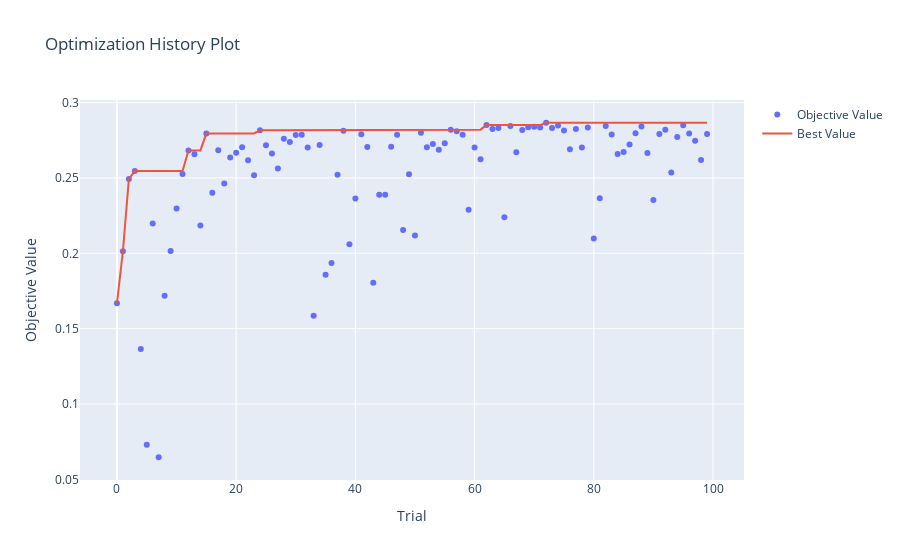
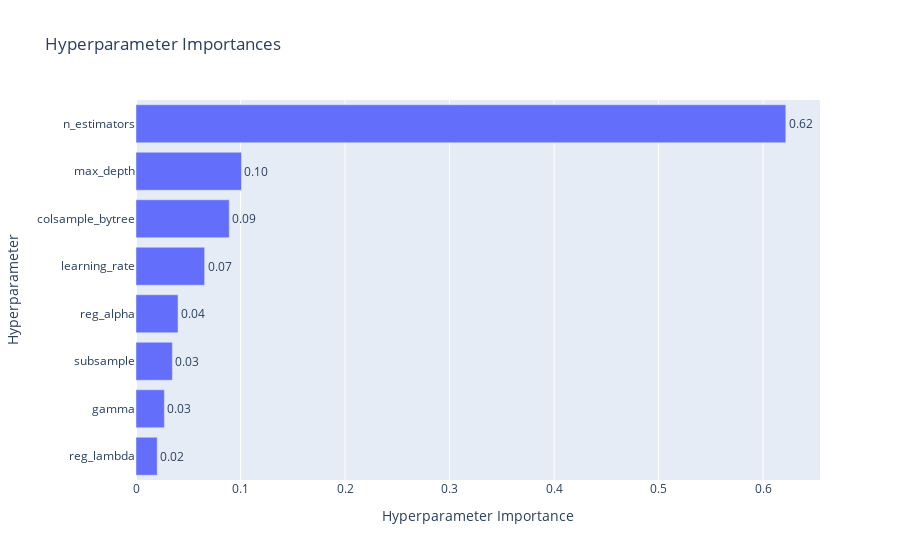

Notebook cell for these charts, in order:
### Code cell
print(f"Лучшие параметры для XGBoost:")
print(study_xgb.best_params)
print(f"Лучший R2: {study_xgb.best_value:.4f}")

fig = optuna.visualization.plot_optimization_history(study_xgb)
fig.show()

fig = optuna.visualization.plot_param_importances(study_xgb)
fig.show()

### Figure 1 — Plotly figure (JSON) as saved in the notebook; plotly's stock layout.template omitted (floating-point values rounded to 4 significant figures)
{"data": [{"mode": "markers", "name": "Objective Value", "type": "scatter", "x": [0, 1, 2, 3, 4, 5, 6, 7, 8, 9, 10, 11, 12, 13, 14, 15, 16, 17, 18, 19, 20, 21, 22, 23, 24, 25, 26, 27, 28, 29, 30, 31, 32, 33, 34, 35, 36, 37, 38, 39, 40, 41, 42, 43, 44, 45, 46, 47, 48, 49, 50, 51, 52, 53, 54, 55, 56, 57, 58, 59, 60, 61, 62, 63, 64, 65, 66, 67, 68, 69, 70, 71, 72, 73, 74, 75, 76, 77, 78, 79, 80, 81, 82, 83, 84, 85, 86, 87, 88, 89, 90, 91, 92, 93, 94, 95, 96, 97, 98, 99], "y": [0.1669, 0.2014, 0.2493, 0.2546, 0.1366, 0.07305, 0.2198, 0.06471, 0.1719, 0.2015, 0.2297, 0.2526, 0.2683, 0.2657, 0.2185, 0.2795, 0.2401, 0.2684, 0.2462, 0.2636, 0.2666, 0.2703, 0.2617, 0.2519, 0.2816, 0.2717, 0.2661, 0.2562, 0.276, 0.2739, 0.2785, 0.2787, 0.2702, 0.1587, 0.2719, 0.1858, 0.1935, 0.2521, 0.2814, 0.2061, 0.2364, 0.279, 0.2706, 0.1805, 0.2388, 0.2388, 0.2707, 0.2786, 0.2155, 0.2524, 0.2119, 0.28, 0.2703, 0.2726, 0.2687, 0.273, 0.282, 0.2809, 0.2786, 0.2288, 0.2702, 0.2624, 0.2851, 0.2825, 0.2831, 0.2239, 0.2845, 0.2671, 0.2818, 0.2837, 0.284, 0.2834, 0.2866, 0.2832, 0.2848, 0.2815, 0.269, 0.2824, 0.2702, 0.2835, 0.2099, 0.2366, 0.2844, 0.2789, 0.2659, 0.2672, 0.2722, 0.2796, 0.2841, 0.2665, 0.2353, 0.2791, 0.2819, 0.2537, 0.2772, 0.2849, 0.2794, 0.2747, 0.2619, 0.2792]}, {"mode": "lines", "name": "Best Value", "type": "scatter", "x": [0, 1, 2, 3, 4, 5, 6, 7, 8, 9, 10, 11, 12, 13, 14, 15, 16, 17, 18, 19, 20, 21, 22, 23, 24, 25, 26, 27, 28, 29, 30, 31, 32, 33, 34, 35, 36, 37, 38, 39, 40, 41, 42, 43, 44, 45, 46, 47, 48, 49, 50, 51, 52, 53, 54, 55, 56, 57, 58, 59, 60, 61, 62, 63, 64, 65, 66, 67, 68, 69, 70, 71, 72, 73, 74, 75, 76, 77, 78, 79, 80, 81, 82, 83, 84, 85, 86, 87, 88, 89, 90, 91, 92, 93, 94, 95, 96, 97, 98, 99], "y": [0.1669, 0.2014, 0.2493, 0.2546, 0.2546, 0.2546, 0.2546, 0.2546, 0.2546, 0.2546, 0.2546, 0.2546, 0.2683, 0.2683, 0.2683, 0.2795, 0.2795, 0.2795, 0.2795, 0.2795, 0.2795, 0.2795, 0.2795, 0.2795, 0.2816, 0.2816, 0.2816, 0.2816, 0.2816, 0.2816, 0.2816, 0.2816, 0.2816, 0.2816, 0.2816, 0.2816, 0.2816, 0.2816, 0.2816, 0.2816, 0.2816, 0.2816, 0.2816, 0.2816, 0.2816, 0.2816, 0.2816, 0.2816, 0.2816, 0.2816, 0.2816, 0.2816, 0.2816, 0.2816, 0.2816, 0.2816, 0.282, 0.282, 0.282, 0.282, 0.282, 0.282, 0.2851, 0.2851, 0.2851, 0.2851, 0.2851, 0.2851, 0.2851, 0.2851, 0.2851, 0.2851, 0.2866, 0.2866, 0.2866, 0.2866, 0.2866, 0.2866, 0.2866, 0.2866, 0.2866, 0.2866, 0.2866, 0.2866, 0.2866, 0.2866, 0.2866, 0.2866, 0.2866, 0.2866, 0.2866, 0.2866, 0.2866, 0.2866, 0.2866, 0.2866, 0.2866, 0.2866, 0.2866, 0.2866]}, {"marker": {"color": "#cccccc"}, "mode": "markers", "name": "Infeasible Trial", "showlegend": false, "type": "scatter", "x": [], "y": []}], "layout": {"title": {"text": "Optimization History Plot"}, "xaxis": {"title": {"text": "Trial"}}, "yaxis": {"title": {"text": "Objective Value"}}}}

### Figure 2 — Plotly figure (JSON) as saved in the notebook; plotly's stock layout.template omitted (floating-point values rounded to 4 significant figures)
{"data": [{"cliponaxis": false, "hovertemplate": ["reg_lambda (FloatDistribution): 0.020301993522146827<extra></extra>", "gamma (FloatDistribution): 0.027146503257801317<extra></extra>", "subsample (FloatDistribution): 0.03479655902269491<extra></extra>", "reg_alpha (FloatDistribution): 0.040217807637236355<extra></extra>", "learning_rate (FloatDistribution): 0.06566479210330198<extra></extra>", "colsample_bytree (FloatDistribution): 0.08922588339137241<extra></extra>", "max_depth (IntDistribution): 0.10092984350402041<extra></extra>", "n_estimators (IntDistribution): 0.6217166175614258<extra></extra>"], "name": "Objective Value", "orientation": "h", "text": ["0.02", "0.03", "0.03", "0.04", "0.07", "0.09", "0.10", "0.62"], "textposition": "outside", "type": "bar", "x": [0.0203, 0.02715, 0.0348, 0.04022, 0.06566, 0.08923, 0.1009, 0.6217], "y": ["reg_lambda", "gamma", "subsample", "reg_alpha", "learning_rate", "colsample_bytree", "max_depth", "n_estimators"]}], "layout": {"title": {"text": "Hyperparameter Importances"}, "xaxis": {"title": {"text": "Hyperparameter Importance"}}, "yaxis": {"title": {"text": "Hyperparameter"}}}}
